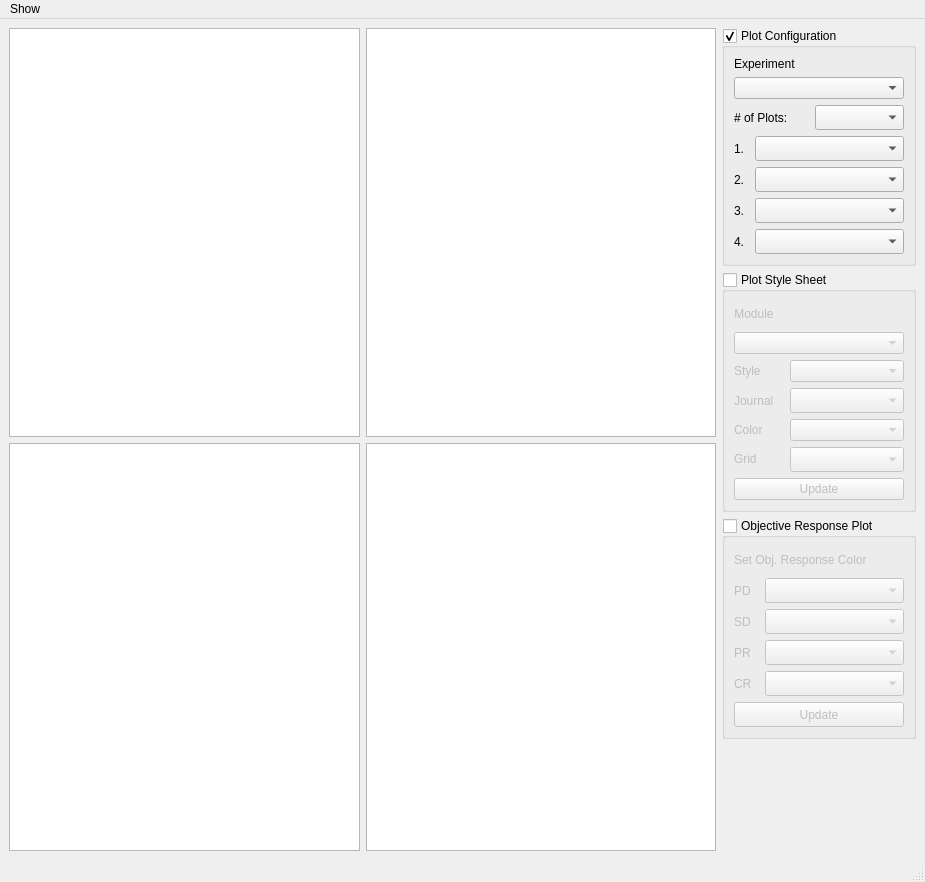
<?xml version="1.0" encoding="UTF-8"?>
<ui version="4.0">
 <class>MainWindow</class>
 <widget class="QMainWindow" name="MainWindow">
  <property name="geometry">
   <rect>
    <x>0</x>
    <y>0</y>
    <width>925</width>
    <height>882</height>
   </rect>
  </property>
  <property name="windowTitle">
   <string>MainWindow</string>
  </property>
  <widget class="QWidget" name="centralwidget">
   <layout class="QVBoxLayout" name="verticalLayout">
    <item>
     <layout class="QVBoxLayout" name="verticalLayout_2">
      <item>
       <layout class="QHBoxLayout" name="horizontalLayout_figure_grid">
        <item>
         <layout class="QVBoxLayout" name="verticalLayout_plots">
          <item>
           <layout class="QHBoxLayout" name="horizontalLayout_visual_top_graphview">
            <item>
             <widget class="QGraphicsView" name="graphicsView_visual_top_left"/>
            </item>
            <item>
             <widget class="QGraphicsView" name="graphicsView_visual_top_right"/>
            </item>
           </layout>
          </item>
          <item>
           <layout class="QHBoxLayout" name="horizontalLayout_visual_bottom_graphview">
            <item>
             <widget class="QGraphicsView" name="graphicsView_visual_bottom_left"/>
            </item>
            <item>
             <widget class="QGraphicsView" name="graphicsView_visual_bottom_right"/>
            </item>
           </layout>
          </item>
         </layout>
        </item>
        <item>
         <layout class="QVBoxLayout" name="verticalLayout_visual_graph_settings">
          <item>
           <widget class="QGroupBox" name="groupBox_plot_configurations">
            <property name="sizePolicy">
             <sizepolicy hsizetype="Preferred" vsizetype="Fixed">
              <horstretch>0</horstretch>
              <verstretch>0</verstretch>
             </sizepolicy>
            </property>
            <property name="title">
             <string>Plot Configuration</string>
            </property>
            <property name="checkable">
             <bool>true</bool>
            </property>
            <property name="checked">
             <bool>true</bool>
            </property>
            <layout class="QVBoxLayout" name="verticalLayout_3">
             <item>
              <layout class="QVBoxLayout" name="verticalLayout_plot_configuration">
               <item>
                <widget class="QLabel" name="label_2">
                 <property name="minimumSize">
                  <size>
                   <width>90</width>
                   <height>0</height>
                  </size>
                 </property>
                 <property name="maximumSize">
                  <size>
                   <width>90</width>
                   <height>16777215</height>
                  </size>
                 </property>
                 <property name="text">
                  <string>Experiment</string>
                 </property>
                </widget>
               </item>
               <item>
                <widget class="QComboBox" name="comboBox_configuration_experiments">
                 <property name="minimumSize">
                  <size>
                   <width>170</width>
                   <height>0</height>
                  </size>
                 </property>
                 <property name="maximumSize">
                  <size>
                   <width>170</width>
                   <height>16777215</height>
                  </size>
                 </property>
                </widget>
               </item>
               <item>
                <layout class="QHBoxLayout" name="horizontalLayout">
                 <property name="sizeConstraint">
                  <enum>QLayout::SetFixedSize</enum>
                 </property>
                 <item alignment="Qt::AlignTop">
                  <widget class="QLabel" name="label_5">
                   <property name="sizePolicy">
                    <sizepolicy hsizetype="Preferred" vsizetype="Fixed">
                     <horstretch>0</horstretch>
                     <verstretch>0</verstretch>
                    </sizepolicy>
                   </property>
                   <property name="minimumSize">
                    <size>
                     <width>75</width>
                     <height>25</height>
                    </size>
                   </property>
                   <property name="maximumSize">
                    <size>
                     <width>75</width>
                     <height>25</height>
                    </size>
                   </property>
                   <property name="text">
                    <string># of Plots:</string>
                   </property>
                  </widget>
                 </item>
                 <item alignment="Qt::AlignTop">
                  <widget class="QComboBox" name="comboBox_configuration_num_of_plots">
                   <property name="minimumSize">
                    <size>
                     <width>0</width>
                     <height>25</height>
                    </size>
                   </property>
                   <property name="maximumSize">
                    <size>
                     <width>16777215</width>
                     <height>25</height>
                    </size>
                   </property>
                  </widget>
                 </item>
                </layout>
               </item>
               <item>
                <layout class="QHBoxLayout" name="horizontalLayout_2">
                 <item>
                  <widget class="QLabel" name="label_6">
                   <property name="sizePolicy">
                    <sizepolicy hsizetype="Preferred" vsizetype="Fixed">
                     <horstretch>0</horstretch>
                     <verstretch>0</verstretch>
                    </sizepolicy>
                   </property>
                   <property name="minimumSize">
                    <size>
                     <width>15</width>
                     <height>25</height>
                    </size>
                   </property>
                   <property name="maximumSize">
                    <size>
                     <width>15</width>
                     <height>25</height>
                    </size>
                   </property>
                   <property name="text">
                    <string>1. </string>
                   </property>
                  </widget>
                 </item>
                 <item>
                  <widget class="QComboBox" name="comboBox_configuration_plot_upper_left">
                   <property name="minimumSize">
                    <size>
                     <width>0</width>
                     <height>25</height>
                    </size>
                   </property>
                   <property name="maximumSize">
                    <size>
                     <width>16777215</width>
                     <height>25</height>
                    </size>
                   </property>
                  </widget>
                 </item>
                </layout>
               </item>
               <item>
                <layout class="QHBoxLayout" name="horizontalLayout_3">
                 <item>
                  <widget class="QLabel" name="label_7">
                   <property name="sizePolicy">
                    <sizepolicy hsizetype="Fixed" vsizetype="Fixed">
                     <horstretch>0</horstretch>
                     <verstretch>0</verstretch>
                    </sizepolicy>
                   </property>
                   <property name="minimumSize">
                    <size>
                     <width>15</width>
                     <height>25</height>
                    </size>
                   </property>
                   <property name="maximumSize">
                    <size>
                     <width>15</width>
                     <height>25</height>
                    </size>
                   </property>
                   <property name="text">
                    <string>2.</string>
                   </property>
                  </widget>
                 </item>
                 <item>
                  <widget class="QComboBox" name="comboBox_configuration_plot_upper_right">
                   <property name="minimumSize">
                    <size>
                     <width>0</width>
                     <height>25</height>
                    </size>
                   </property>
                   <property name="maximumSize">
                    <size>
                     <width>16777215</width>
                     <height>28</height>
                    </size>
                   </property>
                  </widget>
                 </item>
                </layout>
               </item>
               <item>
                <layout class="QHBoxLayout" name="horizontalLayout_4">
                 <item>
                  <widget class="QLabel" name="label_8">
                   <property name="sizePolicy">
                    <sizepolicy hsizetype="Fixed" vsizetype="Fixed">
                     <horstretch>0</horstretch>
                     <verstretch>0</verstretch>
                    </sizepolicy>
                   </property>
                   <property name="minimumSize">
                    <size>
                     <width>15</width>
                     <height>25</height>
                    </size>
                   </property>
                   <property name="maximumSize">
                    <size>
                     <width>15</width>
                     <height>25</height>
                    </size>
                   </property>
                   <property name="text">
                    <string>3.</string>
                   </property>
                  </widget>
                 </item>
                 <item>
                  <widget class="QComboBox" name="comboBox_configuration_plot_lower_left">
                   <property name="minimumSize">
                    <size>
                     <width>0</width>
                     <height>25</height>
                    </size>
                   </property>
                   <property name="maximumSize">
                    <size>
                     <width>16777215</width>
                     <height>25</height>
                    </size>
                   </property>
                  </widget>
                 </item>
                </layout>
               </item>
               <item>
                <layout class="QHBoxLayout" name="horizontalLayout_5">
                 <item>
                  <widget class="QLabel" name="label_9">
                   <property name="sizePolicy">
                    <sizepolicy hsizetype="Fixed" vsizetype="Fixed">
                     <horstretch>0</horstretch>
                     <verstretch>0</verstretch>
                    </sizepolicy>
                   </property>
                   <property name="minimumSize">
                    <size>
                     <width>15</width>
                     <height>25</height>
                    </size>
                   </property>
                   <property name="maximumSize">
                    <size>
                     <width>15</width>
                     <height>25</height>
                    </size>
                   </property>
                   <property name="text">
                    <string>4.</string>
                   </property>
                  </widget>
                 </item>
                 <item>
                  <widget class="QComboBox" name="comboBox_configuration_plot_lower_right">
                   <property name="minimumSize">
                    <size>
                     <width>0</width>
                     <height>25</height>
                    </size>
                   </property>
                   <property name="maximumSize">
                    <size>
                     <width>16777215</width>
                     <height>25</height>
                    </size>
                   </property>
                  </widget>
                 </item>
                </layout>
               </item>
              </layout>
             </item>
            </layout>
           </widget>
          </item>
          <item>
           <widget class="QGroupBox" name="groupBox_plot_style_sheet">
            <property name="sizePolicy">
             <sizepolicy hsizetype="Preferred" vsizetype="Fixed">
              <horstretch>0</horstretch>
              <verstretch>0</verstretch>
             </sizepolicy>
            </property>
            <property name="title">
             <string>Plot Style Sheet</string>
            </property>
            <property name="checkable">
             <bool>true</bool>
            </property>
            <property name="checked">
             <bool>false</bool>
            </property>
            <layout class="QVBoxLayout" name="verticalLayout_5">
             <item>
              <layout class="QVBoxLayout" name="verticalLayout_plot_style_group">
               <item>
                <widget class="QLabel" name="label">
                 <property name="sizePolicy">
                  <sizepolicy hsizetype="Fixed" vsizetype="Fixed">
                   <horstretch>0</horstretch>
                   <verstretch>0</verstretch>
                  </sizepolicy>
                 </property>
                 <property name="minimumSize">
                  <size>
                   <width>0</width>
                   <height>25</height>
                  </size>
                 </property>
                 <property name="maximumSize">
                  <size>
                   <width>16777215</width>
                   <height>25</height>
                  </size>
                 </property>
                 <property name="text">
                  <string>Module</string>
                 </property>
                 <property name="alignment">
                  <set>Qt::AlignCenter</set>
                 </property>
                </widget>
               </item>
               <item>
                <widget class="QComboBox" name="comboBox_plot_style_module">
                 <property name="sizePolicy">
                  <sizepolicy hsizetype="Preferred" vsizetype="Fixed">
                   <horstretch>0</horstretch>
                   <verstretch>0</verstretch>
                  </sizepolicy>
                 </property>
                 <property name="minimumSize">
                  <size>
                   <width>170</width>
                   <height>0</height>
                  </size>
                 </property>
                 <property name="maximumSize">
                  <size>
                   <width>16777215</width>
                   <height>16777215</height>
                  </size>
                 </property>
                </widget>
               </item>
               <item>
                <layout class="QVBoxLayout" name="verticalLayout_matplotlib_options">
                 <item>
                  <layout class="QHBoxLayout" name="horizontalLayout_6">
                   <item>
                    <widget class="QLabel" name="label_13">
                     <property name="sizePolicy">
                      <sizepolicy hsizetype="Preferred" vsizetype="Fixed">
                       <horstretch>0</horstretch>
                       <verstretch>0</verstretch>
                      </sizepolicy>
                     </property>
                     <property name="minimumSize">
                      <size>
                       <width>50</width>
                       <height>0</height>
                      </size>
                     </property>
                     <property name="maximumSize">
                      <size>
                       <width>50</width>
                       <height>16777215</height>
                      </size>
                     </property>
                     <property name="text">
                      <string>Style</string>
                     </property>
                    </widget>
                   </item>
                   <item>
                    <widget class="QComboBox" name="comboBox_plot_matplotlib_style"/>
                   </item>
                  </layout>
                 </item>
                </layout>
               </item>
               <item>
                <layout class="QVBoxLayout" name="verticalLayout_plot_scienceplot_options">
                 <item>
                  <layout class="QHBoxLayout" name="horizontalLayout_7">
                   <item>
                    <widget class="QLabel" name="label_3">
                     <property name="minimumSize">
                      <size>
                       <width>50</width>
                       <height>0</height>
                      </size>
                     </property>
                     <property name="maximumSize">
                      <size>
                       <width>50</width>
                       <height>16777215</height>
                      </size>
                     </property>
                     <property name="text">
                      <string>Journal</string>
                     </property>
                    </widget>
                   </item>
                   <item>
                    <widget class="QComboBox" name="comboBox_plot_scienceplot_journal">
                     <property name="minimumSize">
                      <size>
                       <width>0</width>
                       <height>25</height>
                      </size>
                     </property>
                     <property name="maximumSize">
                      <size>
                       <width>16777215</width>
                       <height>25</height>
                      </size>
                     </property>
                    </widget>
                   </item>
                  </layout>
                 </item>
                 <item>
                  <layout class="QHBoxLayout" name="horizontalLayout_9">
                   <item>
                    <widget class="QLabel" name="label_12">
                     <property name="minimumSize">
                      <size>
                       <width>50</width>
                       <height>0</height>
                      </size>
                     </property>
                     <property name="maximumSize">
                      <size>
                       <width>50</width>
                       <height>16777215</height>
                      </size>
                     </property>
                     <property name="text">
                      <string>Color</string>
                     </property>
                    </widget>
                   </item>
                   <item>
                    <widget class="QComboBox" name="comboBox_plot_scienceplot_color">
                     <property name="sizePolicy">
                      <sizepolicy hsizetype="Preferred" vsizetype="Preferred">
                       <horstretch>0</horstretch>
                       <verstretch>0</verstretch>
                      </sizepolicy>
                     </property>
                    </widget>
                   </item>
                  </layout>
                 </item>
                 <item>
                  <layout class="QHBoxLayout" name="horizontalLayout_8">
                   <item>
                    <widget class="QLabel" name="label_4">
                     <property name="sizePolicy">
                      <sizepolicy hsizetype="Fixed" vsizetype="Fixed">
                       <horstretch>0</horstretch>
                       <verstretch>0</verstretch>
                      </sizepolicy>
                     </property>
                     <property name="minimumSize">
                      <size>
                       <width>50</width>
                       <height>0</height>
                      </size>
                     </property>
                     <property name="maximumSize">
                      <size>
                       <width>50</width>
                       <height>16777215</height>
                      </size>
                     </property>
                     <property name="text">
                      <string>Grid</string>
                     </property>
                    </widget>
                   </item>
                   <item>
                    <widget class="QComboBox" name="comboBox_plot_scienceplot_grid">
                     <property name="sizePolicy">
                      <sizepolicy hsizetype="Preferred" vsizetype="Fixed">
                       <horstretch>0</horstretch>
                       <verstretch>0</verstretch>
                      </sizepolicy>
                     </property>
                     <property name="minimumSize">
                      <size>
                       <width>110</width>
                       <height>25</height>
                      </size>
                     </property>
                     <property name="maximumSize">
                      <size>
                       <width>16777215</width>
                       <height>25</height>
                      </size>
                     </property>
                    </widget>
                   </item>
                  </layout>
                 </item>
                </layout>
               </item>
               <item>
                <widget class="QPushButton" name="pushButton_plot_uodate_style">
                 <property name="text">
                  <string>Update</string>
                 </property>
                </widget>
               </item>
              </layout>
             </item>
            </layout>
           </widget>
          </item>
          <item>
           <widget class="QGroupBox" name="groupBox_objective_response">
            <property name="sizePolicy">
             <sizepolicy hsizetype="Preferred" vsizetype="Fixed">
              <horstretch>0</horstretch>
              <verstretch>0</verstretch>
             </sizepolicy>
            </property>
            <property name="title">
             <string>Objective Response Plot</string>
            </property>
            <property name="checkable">
             <bool>true</bool>
            </property>
            <property name="checked">
             <bool>false</bool>
            </property>
            <layout class="QVBoxLayout" name="verticalLayout_groupbox_objective_response_2">
             <item>
              <layout class="QVBoxLayout" name="verticalLayout_groupbox_objective_response">
               <property name="sizeConstraint">
                <enum>QLayout::SetMinimumSize</enum>
               </property>
               <item>
                <widget class="QLabel" name="label_17">
                 <property name="sizePolicy">
                  <sizepolicy hsizetype="Fixed" vsizetype="Fixed">
                   <horstretch>0</horstretch>
                   <verstretch>0</verstretch>
                  </sizepolicy>
                 </property>
                 <property name="minimumSize">
                  <size>
                   <width>0</width>
                   <height>25</height>
                  </size>
                 </property>
                 <property name="maximumSize">
                  <size>
                   <width>16777215</width>
                   <height>25</height>
                  </size>
                 </property>
                 <property name="text">
                  <string>Set Obj. Response Color</string>
                 </property>
                </widget>
               </item>
               <item>
                <layout class="QHBoxLayout" name="horizontalLayout_13">
                 <item>
                  <widget class="QLabel" name="label_14">
                   <property name="sizePolicy">
                    <sizepolicy hsizetype="Fixed" vsizetype="Fixed">
                     <horstretch>0</horstretch>
                     <verstretch>0</verstretch>
                    </sizepolicy>
                   </property>
                   <property name="minimumSize">
                    <size>
                     <width>25</width>
                     <height>25</height>
                    </size>
                   </property>
                   <property name="maximumSize">
                    <size>
                     <width>25</width>
                     <height>25</height>
                    </size>
                   </property>
                   <property name="text">
                    <string>PD</string>
                   </property>
                  </widget>
                 </item>
                 <item>
                  <widget class="QComboBox" name="comboBox_objective_plot_cr">
                   <property name="minimumSize">
                    <size>
                     <width>0</width>
                     <height>25</height>
                    </size>
                   </property>
                   <property name="maximumSize">
                    <size>
                     <width>16777215</width>
                     <height>25</height>
                    </size>
                   </property>
                  </widget>
                 </item>
                </layout>
               </item>
               <item>
                <layout class="QHBoxLayout" name="horizontalLayout_12">
                 <item>
                  <widget class="QLabel" name="label_15">
                   <property name="sizePolicy">
                    <sizepolicy hsizetype="Fixed" vsizetype="Fixed">
                     <horstretch>0</horstretch>
                     <verstretch>0</verstretch>
                    </sizepolicy>
                   </property>
                   <property name="minimumSize">
                    <size>
                     <width>25</width>
                     <height>25</height>
                    </size>
                   </property>
                   <property name="maximumSize">
                    <size>
                     <width>25</width>
                     <height>25</height>
                    </size>
                   </property>
                   <property name="text">
                    <string>SD</string>
                   </property>
                  </widget>
                 </item>
                 <item>
                  <widget class="QComboBox" name="comboBox_objective_plot_pr">
                   <property name="minimumSize">
                    <size>
                     <width>0</width>
                     <height>25</height>
                    </size>
                   </property>
                   <property name="maximumSize">
                    <size>
                     <width>16777215</width>
                     <height>25</height>
                    </size>
                   </property>
                  </widget>
                 </item>
                </layout>
               </item>
               <item>
                <layout class="QHBoxLayout" name="horizontalLayout_10">
                 <property name="sizeConstraint">
                  <enum>QLayout::SetDefaultConstraint</enum>
                 </property>
                 <item>
                  <widget class="QLabel" name="label_11">
                   <property name="sizePolicy">
                    <sizepolicy hsizetype="Fixed" vsizetype="Fixed">
                     <horstretch>0</horstretch>
                     <verstretch>0</verstretch>
                    </sizepolicy>
                   </property>
                   <property name="minimumSize">
                    <size>
                     <width>25</width>
                     <height>25</height>
                    </size>
                   </property>
                   <property name="maximumSize">
                    <size>
                     <width>25</width>
                     <height>25</height>
                    </size>
                   </property>
                   <property name="text">
                    <string>PR</string>
                   </property>
                  </widget>
                 </item>
                 <item>
                  <widget class="QComboBox" name="comboBox_objective_plot_pd">
                   <property name="minimumSize">
                    <size>
                     <width>0</width>
                     <height>25</height>
                    </size>
                   </property>
                   <property name="maximumSize">
                    <size>
                     <width>16777215</width>
                     <height>25</height>
                    </size>
                   </property>
                  </widget>
                 </item>
                </layout>
               </item>
               <item>
                <layout class="QHBoxLayout" name="horizontalLayout_11">
                 <item>
                  <widget class="QLabel" name="label_16">
                   <property name="sizePolicy">
                    <sizepolicy hsizetype="Fixed" vsizetype="Fixed">
                     <horstretch>0</horstretch>
                     <verstretch>0</verstretch>
                    </sizepolicy>
                   </property>
                   <property name="minimumSize">
                    <size>
                     <width>25</width>
                     <height>25</height>
                    </size>
                   </property>
                   <property name="maximumSize">
                    <size>
                     <width>25</width>
                     <height>25</height>
                    </size>
                   </property>
                   <property name="text">
                    <string>CR</string>
                   </property>
                  </widget>
                 </item>
                 <item>
                  <widget class="QComboBox" name="comboBox_objective_plot_sd">
                   <property name="minimumSize">
                    <size>
                     <width>0</width>
                     <height>25</height>
                    </size>
                   </property>
                   <property name="maximumSize">
                    <size>
                     <width>16777215</width>
                     <height>25</height>
                    </size>
                   </property>
                  </widget>
                 </item>
                </layout>
               </item>
               <item>
                <widget class="QPushButton" name="pushButton_objective_response_update">
                 <property name="sizePolicy">
                  <sizepolicy hsizetype="Minimum" vsizetype="Fixed">
                   <horstretch>0</horstretch>
                   <verstretch>0</verstretch>
                  </sizepolicy>
                 </property>
                 <property name="minimumSize">
                  <size>
                   <width>0</width>
                   <height>25</height>
                  </size>
                 </property>
                 <property name="maximumSize">
                  <size>
                   <width>16777215</width>
                   <height>25</height>
                  </size>
                 </property>
                 <property name="text">
                  <string>Update</string>
                 </property>
                </widget>
               </item>
              </layout>
             </item>
            </layout>
           </widget>
          </item>
          <item>
           <widget class="QLabel" name="label_10">
            <property name="text">
             <string/>
            </property>
           </widget>
          </item>
         </layout>
        </item>
       </layout>
      </item>
     </layout>
    </item>
   </layout>
  </widget>
  <widget class="QMenuBar" name="menubar">
   <property name="geometry">
    <rect>
     <x>0</x>
     <y>0</y>
     <width>925</width>
     <height>23</height>
    </rect>
   </property>
   <widget class="QMenu" name="menuShow">
    <property name="title">
     <string>Show</string>
    </property>
    <addaction name="actionPlot_Configuration"/>
   </widget>
   <addaction name="menuShow"/>
  </widget>
  <widget class="QStatusBar" name="statusbar"/>
  <action name="actionPlot_Configuration">
   <property name="text">
    <string>Plot Configuration</string>
   </property>
  </action>
 </widget>
 <resources/>
 <connections/>
</ui>
